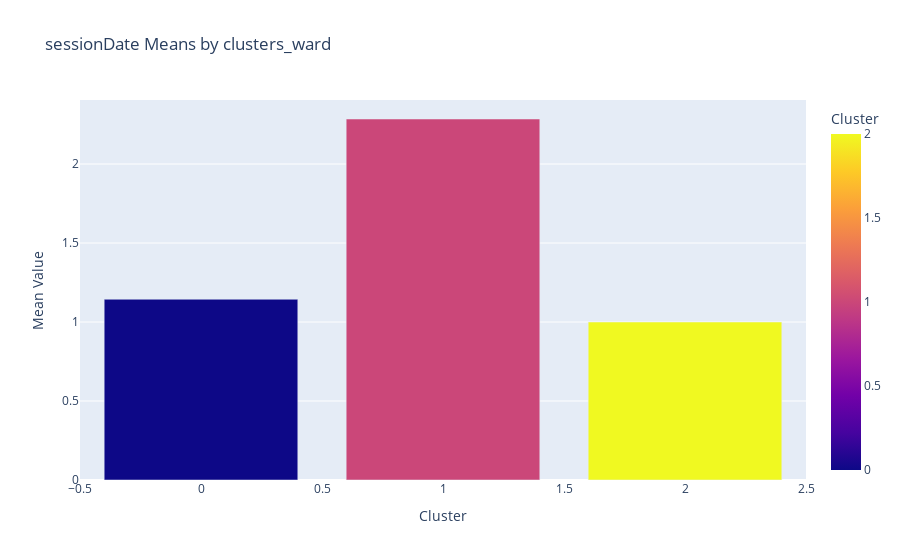

Here is the notebook cell this chart was saved with:
### Code cell
import plotly.express as px
import pandas as pd
import ipywidgets as widgets
from IPython.display import display

# Dropdown menülerini oluştur
cluster_dropdown = widgets.Dropdown(
    options=x_h.columns,
    value='clusters_ward',
    description='Cluster Column:',
)

value_dropdown = widgets.Dropdown(
    options=x_h.columns,
    value='sessionDate',
    description='Value Column:',
)

def update_graph(cluster_column, value_column):
    cluster_means = x_h.groupby(cluster_column)[value_column].mean().reset_index()
    fig = px.bar(
        cluster_means, 
        x=cluster_column, 
        y=value_column, 
        color=cluster_column, 
        title=f"{value_column} Means by {cluster_column}",
        labels={cluster_column: "Cluster", value_column: "Mean Value"}
    )
    fig.show()

# Interaktif widgetları bağla
widgets.interactive(update_graph, cluster_column=cluster_dropdown, value_column=value_dropdown)

# Show Widgets
display(cluster_dropdown, value_dropdown)

### Figure 1 — Plotly figure (JSON) as saved in the notebook; plotly's stock layout.template omitted (floating-point values rounded to 4 significant figures)
{"data": [{"alignmentgroup": "True", "hovertemplate": "Cluster=%{marker.color}<br>Mean Value=%{y}<extra></extra>", "legendgroup": "", "marker": {"color": [0, 1, 2], "coloraxis": "coloraxis", "pattern": {"shape": ""}}, "name": "", "offsetgroup": "", "orientation": "v", "showlegend": false, "textposition": "auto", "type": "bar", "x": [0, 1, 2], "xaxis": "x", "y": [1.144, 2.285, 1], "yaxis": "y"}], "layout": {"barmode": "relative", "coloraxis": {"colorbar": {"title": {"text": "Cluster"}}, "colorscale": [[0, "#0d0887"], [0.1111, "#46039f"], [0.2222, "#7201a8"], [0.3333, "#9c179e"], [0.4444, "#bd3786"], [0.5556, "#d8576b"], [0.6667, "#ed7953"], [0.7778, "#fb9f3a"], [0.8889, "#fdca26"], [1, "#f0f921"]]}, "legend": {"tracegroupgap": 0}, "title": {"text": "sessionDate Means by clusters_ward"}, "xaxis": {"anchor": "y", "domain": [0, 1], "title": {"text": "Cluster"}}, "yaxis": {"anchor": "x", "domain": [0, 1], "title": {"text": "Mean Value"}}}}
